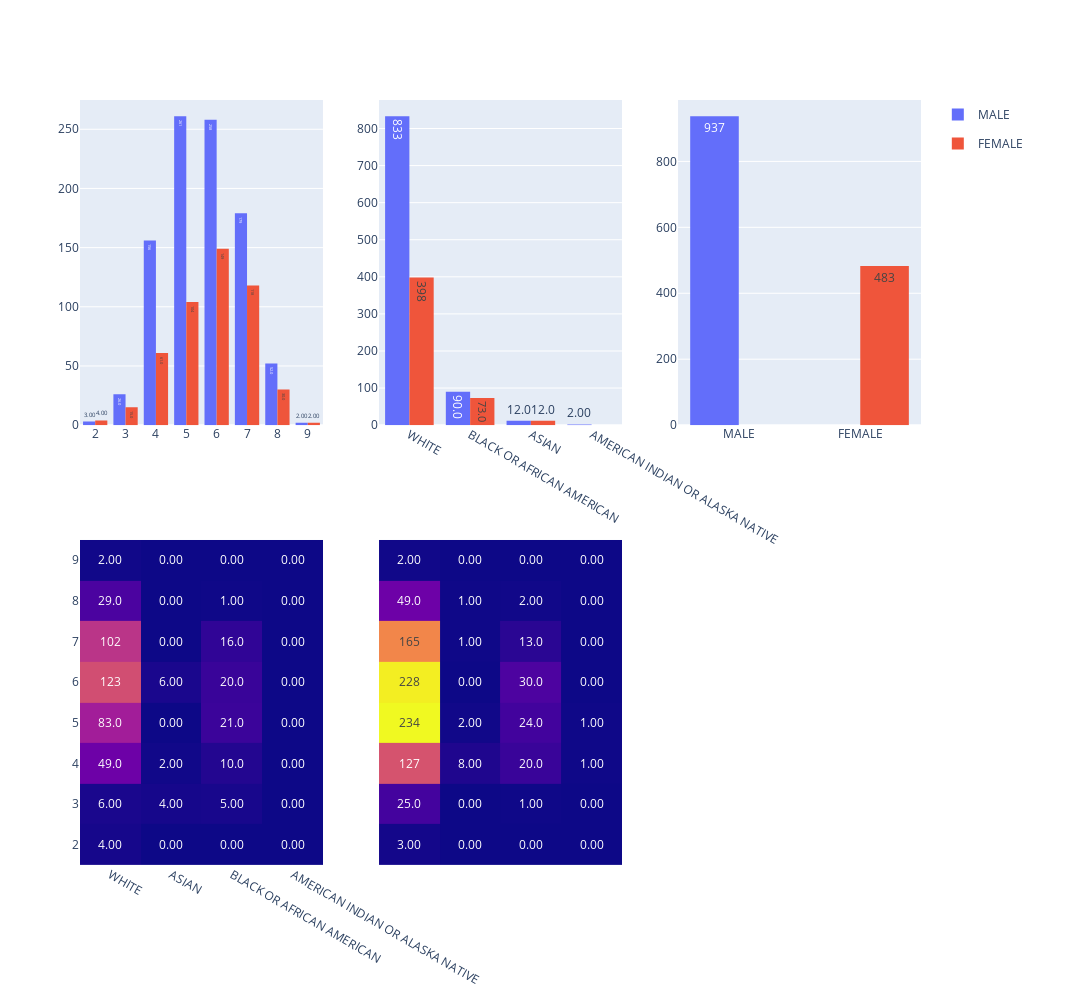

Notebook code for this chart:
### Markdown cell above
# Distribution of the data set
***

### Code cell
plot_dist(data, CORRESPONDANCES, **vars(args))

### Figure 1 — Plotly figure (JSON) as saved in the notebook; plotly's stock layout.template omitted (floating-point values rounded to 4 significant figures; data arrays with more than 128 entries replaced by an {"elided": "..."} marker saying what was removed)
{"data": [{"alignmentgroup": "True", "hovertemplate": "gender_str=MALE<br>age_str=%{x}<br>count=%{y}<extra></extra>", "legendgroup": "MALE", "marker": {"color": "#636efa", "pattern": {"shape": ""}}, "name": "MALE", "offsetgroup": "MALE", "orientation": "v", "showlegend": true, "texttemplate": "%{value:.3r}", "type": "histogram", "x": {"elided": "937 str values"}, "xaxis": "x", "yaxis": "y"}, {"alignmentgroup": "True", "hovertemplate": "gender_str=FEMALE<br>age_str=%{x}<br>count=%{y}<extra></extra>", "legendgroup": "FEMALE", "marker": {"color": "#EF553B", "pattern": {"shape": ""}}, "name": "FEMALE", "offsetgroup": "FEMALE", "orientation": "v", "showlegend": true, "texttemplate": "%{value:.3r}", "type": "histogram", "x": {"elided": "483 str values"}, "xaxis": "x", "yaxis": "y"}, {"alignmentgroup": "True", "hovertemplate": "gender_str=MALE<br>race_str=%{x}<br>count=%{y}<extra></extra>", "legendgroup": "MALE", "marker": {"color": "#636efa", "pattern": {"shape": ""}}, "name": "MALE", "offsetgroup": "MALE", "orientation": "v", "showlegend": false, "texttemplate": "%{value:.3r}", "type": "histogram", "x": {"elided": "937 str values"}, "xaxis": "x2", "yaxis": "y2"}, {"alignmentgroup": "True", "hovertemplate": "gender_str=FEMALE<br>race_str=%{x}<br>count=%{y}<extra></extra>", "legendgroup": "FEMALE", "marker": {"color": "#EF553B", "pattern": {"shape": ""}}, "name": "FEMALE", "offsetgroup": "FEMALE", "orientation": "v", "showlegend": false, "texttemplate": "%{value:.3r}", "type": "histogram", "x": {"elided": "483 str values"}, "xaxis": "x2", "yaxis": "y2"}, {"alignmentgroup": "True", "hovertemplate": "gender_str=%{x}<br>count=%{y}<extra></extra>", "legendgroup": "MALE", "marker": {"color": "#636efa", "pattern": {"shape": ""}}, "name": "MALE", "offsetgroup": "MALE", "orientation": "v", "showlegend": false, "texttemplate": "%{value:.3r}", "type": "histogram", "x": {"elided": "937 str values"}, "xaxis": "x3", "yaxis": "y3"}, {"alignmentgroup": "True", "hovertemplate": "gender_str=%{x}<br>count=%{y}<extra></extra>", "legendgroup": "FEMALE", "marker": {"color": "#EF553B", "pattern": {"shape": ""}}, "name": "FEMALE", "offsetgroup": "FEMALE", "orientation": "v", "showlegend": false, "texttemplate": "%{value:.3r}", "type": "histogram", "x": {"elided": "483 str values"}, "xaxis": "x3", "yaxis": "y3"}, {"coloraxis": "coloraxis", "hovertemplate": "race_str=%{x}<br>age_str=%{y}<br>count=%{z}<extra></extra>", "name": "", "texttemplate": "%{z:.3r}", "type": "histogram2d", "x": {"elided": "483 str values"}, "xaxis": "x4", "xbingroup": "x", "y": {"elided": "483 str values"}, "yaxis": "y4", "ybingroup": "y"}, {"coloraxis": "coloraxis", "hovertemplate": "race_str=%{x}<br>age_str=%{y}<br>count=%{z}<extra></extra>", "name": "", "texttemplate": "%{z:.3r}", "type": "histogram2d", "x": {"elided": "937 str values"}, "xaxis": "x5", "xbingroup": "x", "y": {"elided": "937 str values"}, "yaxis": "y5", "ybingroup": "y"}], "layout": {"coloraxis": {"showscale": false}, "height": 1000, "width": 1200, "xaxis": {"anchor": "y", "domain": [0, 0.2889]}, "xaxis2": {"anchor": "y2", "domain": [0.3556, 0.6444]}, "xaxis3": {"anchor": "y3", "domain": [0.7111, 1]}, "xaxis4": {"anchor": "y4", "domain": [0, 0.2889]}, "xaxis5": {"anchor": "y5", "domain": [0.3556, 0.6444]}, "xaxis6": {"anchor": "y6", "domain": [0.7111, 1]}, "yaxis": {"anchor": "x", "domain": [0.575, 1]}, "yaxis2": {"anchor": "x2", "domain": [0.575, 1]}, "yaxis3": {"anchor": "x3", "domain": [0.575, 1]}, "yaxis4": {"anchor": "x4", "domain": [0, 0.425]}, "yaxis5": {"anchor": "x5", "domain": [0, 0.425]}, "yaxis6": {"anchor": "x6", "domain": [0, 0.425]}}}
